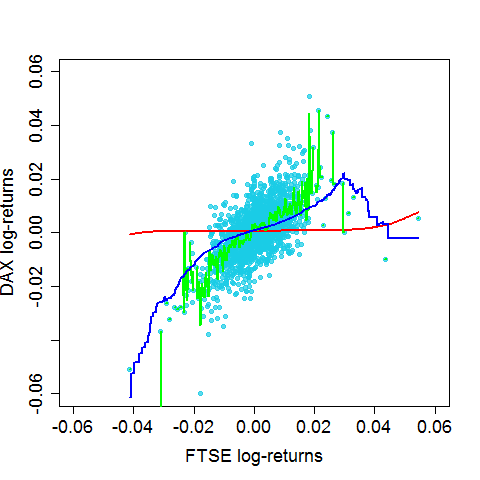

R code for this plot:
# load necessary packages
require(datasets)
require(class)
require(grDevices)
require(lattice)

# define log-returns for the DAX and FTSE indeces
r.dax  = diff(log(EuStockMarkets[ , 1]))
r.ftse = diff(log(EuStockMarkets[ , 4]))

# estimated log-returns for the DAX index for different bandwidths
np.reg.b1 = ksmooth(r.ftse, r.dax, kernel="box", bandwidth = 0.1)                    # h = 0.1
np.reg.b2 = ksmooth(r.ftse, r.dax, kernel="box", bandwidth = length(r.dax)^(-1))     # h = 1/n
np.reg.b3 = ksmooth(r.ftse, r.dax, kernel="box", bandwidth = length(r.dax)^(-(1/2))) # h = 1/n^0.5

# plot for the regression results
par(cex.axis = 1.5, cex.lab = 1.5, pch = 19, cex = 1)                                # graphical parameters
plot(r.ftse, r.dax,                                                                  
     xlim = c(-0.06, 0.06), ylim = c(-0.06, 0.06), 
     xlab = "FTSE log-returns", ylab = "DAX log-returns",
     col=rgb(0.1,0.8,0.9,alpha=0.7))
lines(np.reg.b1, col = "red",   lwd = 2)                                             # regression line with h = 0.1
lines(np.reg.b2, col = "green", lwd = 2)                                             # regression line with h = 1/n
lines(np.reg.b3, col = "blue",  lwd = 2)                                             # regression line with h = 1/n^0.5
